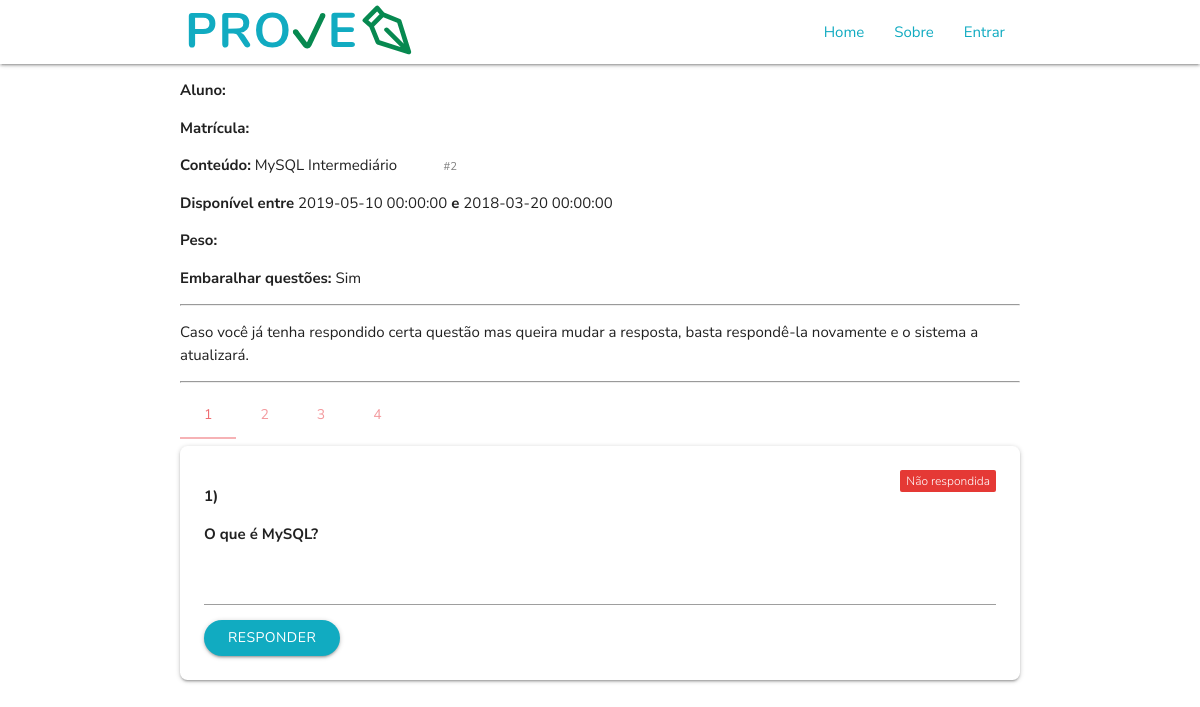
The app's page /avaliacao_responder.php?codigo=2 with its own data.
### tables this page shows
CREATE TABLE IF NOT EXISTS `Avaliacoes` (
  `Codigo_Avaliacao` INT NOT NULL AUTO_INCREMENT,
  `Conteudo` VARCHAR(50) NOT NULL,
  `Disciplina_Codigo_Disciplina` INT NOT NULL,
  `Data_Inicio` DATETIME NOT NULL,
  `Data_Fim` DATETIME NOT NULL,
  `Peso` VARCHAR(5) NULL,
  `Embaralhar` TINYINT NULL,
  PRIMARY KEY (`Codigo_Avaliacao`),
  INDEX `fk_Avaliacoes_Disciplina1_idx` (`Disciplina_Codigo_Disciplina` ASC),
  CONSTRAINT `fk_Avaliacoes_Disciplina1`
    FOREIGN KEY (`Disciplina_Codigo_Disciplina`)
    REFERENCES `Disciplinas` (`Codigo_Disciplina`)
    ON DELETE NO ACTION
    ON UPDATE NO ACTION);

CREATE TABLE IF NOT EXISTS `Questao` (
  `Codigo_Questao` INT NOT NULL AUTO_INCREMENT,
  `Enunciado` VARCHAR(100),
  `Texto` TEXT NULL,
  `Tipo_Codigo` INT NOT NULL,
  PRIMARY KEY (`Codigo_Questao`),
  INDEX `fk_Questao_Tipo1_idx` (`Tipo_Codigo` ASC),
  CONSTRAINT `fk_Questao_Tipo1`
    FOREIGN KEY (`Tipo_Codigo`)
    REFERENCES `Tipo` (`Codigo_Tipo`)
    ON DELETE NO ACTION
    ON UPDATE NO ACTION);

### disciplinas_pdo.php (called while the page is built, shortened)
<?php
function selectPDO_discaval ($codigo, $tabela ) {
	try {
		$sql = 'select d.Codigo_Disciplina as "ID Disciplina", d.Nome as "Disciplina", a.Codigo_Avaliacao as "ID Avaliacao", a.Conteudo, a.Data_Inicio, a.Data_Fim, a.Peso, a.Embaralhar
		 FROM avaliacoes a, disciplinas d
		 WHERE d.Codigo_Disciplina = a.Disciplina_Codigo_Disciplina ';
		if($tabela == 'disciplina') {
			$sql .= ' and d.Codigo_Disciplina = '.$codigo;
		} else if ($tabela == 'avaliacao') {
			$sql .=  'and a.Codigo_Avaliacao = '.$codigo;
		}
		$sql .= " ORDER BY a.Data_Fim";
		$consulta = $GLOBALS['pdo']->query($sql);
		$registros = array();
		for ($i = 0; $linha = $consulta->fetch(PDO::FETCH_ASSOC); $i++) {
			$registros[$i] = array();
			array_push($registros[$i], $linha['ID Disciplina']);
			array_push($registros[$i], $linha['Disciplina']);
			array_push($registros[$i], $linha['ID Avaliacao']);
			array_push($registros[$i], $linha['Conteudo']);
			array_push($registros[$i], $linha['Data_Inicio']);
			array_push($registros[$i], $linha['Data_Fim']);
			array_push($registros[$i], $linha['Peso']);
			array_push($registros[$i], $linha['Embaralhar']);
		}
		return $registros;
	} catch (PDOException $e) {
		echo "Erro: ".$e->getMessage();
	}
}
?>

### avaliacao_funcaoFormulario.php (the view, shortened to what this page needs)
<?php
function gerar_formulario_questoes($cod_avaliacao, $embaralhar, $matricula) {
	$questoes = select_questoes_formulario($cod_avaliacao, $embaralhar);
	echo "<ul class='tabs'>";
	for ($i=0; $i < count($questoes); $i++) {
		$noQuestao = $i+1;
		echo "<li class='tab'><a href='#q".$questoes[$i][0]."'>".$noQuestao."</a></li>";
	}
	echo "</ul>";
	for ($i=0; $i < count($questoes); $i++) {
		$alunoJaRespondeu = alunoJaRespondeu($questoes[$i][0], $questoes[$i][3], $matricula);
		$noQuestao = $i+1;
		echo "<div id='q".$questoes[$i][0]."' class='card-panel'>";
		if($alunoJaRespondeu) {
			echo "<span class='new badge green darken-1' data-badge-caption='Respondida'></span>";
		} else {
			echo "<span class='new badge red darken-1' data-badge-caption='Não respondida'></span>";
		}
			echo "<p><b>".$noQuestao.")</b></p>";
			echo "<p><b>".$questoes[$i][2]."</b></p>";
			echo "<form action='resposta_pdo.php' method='post'>";
				if($questoes[$i][3] == 1) {
					echo "<textarea class='materialize-textarea' name='resposta_q".$questoes[$i][0]."'></textarea>";
				}
				$acao = $questoes[$i][3] == 1 ? 'addResDiscursiva' : 'addResAlternativa';
				echo "<button class='btn waves-effect waves-light' type='submit' name='acao' value='".$acao."'>Responder</button>";
			echo "</form>";
		echo "</div>";
	}
}
function select_questoes_formulario ($cod_avaliacao, $embaralhar) {
	try {
		$sql = " SELECT ";
		$sql .= " Q.Codigo_Questao, Q.Texto, Q.Enunciado, Q.Tipo_Codigo ";
		$sql .= " FROM ".$GLOBALS['tb_questoes']." Q, ".$GLOBALS['tb_avaliacoes']." A, ".$GLOBALS['tb_aval_ques']." QA ";
		$sql .= " WHERE Q.Codigo_Questao = QA.Questoes_Codigo_Questao ";
		$sql .= " AND A.Codigo_Avaliacao = QA.Avaliacoes_Codigo_Avaliacao ";
		$sql .= " AND A.Codigo_Avaliacao = ".$cod_avaliacao." ";
		if($embaralhar) { $sql .= " ORDER BY RAND() "; }
		$consulta = $GLOBALS['pdo']->query($sql);
		$registros = array();
		for ($i = 0; $linha = $consulta->fetch(PDO::FETCH_ASSOC); $i++) {
			$registros[$i] = array();
			array_push($registros[$i], $linha['Codigo_Questao']);
			array_push($registros[$i], $linha['Texto']);
			array_push($registros[$i], $linha['Enunciado']);
			array_push($registros[$i], $linha['Tipo_Codigo']);
		}
		return $registros;
	} catch (PDOException $e) {
		echo "Erro: ".$e->getMessage();
	}
}
function alunoJaRespondeu ($cod_questao, $tipo_questao, $matricula) {
	if ($tipo_questao == 1) {
		$query = "SELECT count(Alunos_Matricula) as 'Respondeu' FROM Discursiva WHERE Alunos_Matricula = '".$matricula."' AND Questao_Codigo = ".$cod_questao;
	} else {
		$query = "SELECT count(RA.Alunos_Matricula) as 'Respondeu' FROM Resposta_Alternativa RA, Alternativa A
		WHERE Alunos_Matricula = '".$matricula."'
		AND RA.Alternativa_Alternativa_Codigo = A.Codigo_Alternativa
		AND A.Questao_Codigo = ".$cod_questao;
	}
	$consulta = $GLOBALS['pdo']->query($query);
		$linha = $consulta->fetch(PDO::FETCH_ASSOC);
		$respondeu = $linha['Respondeu'];
		if ($respondeu > 0) return true;
		else return false;
}
?>

### avaliacao_responder.php (shortened to what this page needs)
<!DOCTYPE html>
<?php
	include 'disciplinas_pdo.php';
	include 'avaliacao_pdo.php';
	include 'funcoes.php';
	include 'avaliacao_funcaoFormulario.php';
	if (isset($_POST['codigo'])) { $codigo = $_POST['codigo']; }
	else if (isset($_GET['codigo'])) { $codigo = $_GET['codigo']; }
	else { $codigo = ''; }
	$registros = selectPDO_discaval($codigo, 'avaliacao');
	if($codigo != '') {
		$cod_avaliacao = $registros[0][2];
		$conteudo = $registros[0][3];
		$data_inicio = $registros[0][4];
		$data_fim = $registros[0][5];
		$peso = $registros[0][6];
		$embaralhar = $registros[0][7];
	} else {
		$title = '';
	}
?>
<html>
<head>
	<link rel="stylesheet" href="https://cdnjs.cloudflare.com/ajax/libs/materialize/1.0.0/css/materialize.min.css">
	<link href="assets/css/login/login.css" type="text/css" rel="stylesheet" media="screen,projection"/>
</head>
<body>
	<header> <?php printHeader(); ?> </header>
	<main>
		<div class="container">
			<div id="info-avaliacao">
			<?php
				echo "<p><b>Aluno:</b> ".$_SESSION['nome']."</p>";
				echo "<p><b>Matrícula:</b> ".$_SESSION['matricula']."</p>";
				$embaralharTxt = $embaralhar == 1 ? 'Sim' : 'Não';
				echo "<p><b>Conteúdo:</b> ".$conteudo."
					&nbsp;&nbsp;&nbsp;&nbsp;&nbsp;&nbsp;&nbsp;&nbsp;&nbsp;&nbsp;
					<small style='color:grey'>#".$cod_avaliacao."</small></p>";
				echo "<p><b>Disponível entre</b> ".$data_inicio." <b>e</b> ".$data_fim."</p>";
				echo "<p><b>Peso: </b>".$peso."</p>";
				echo "<p><b>Embaralhar questões:</b> ".$embaralharTxt."</p>";
			?>
			</div>
			<hr/>
			<div id="info-ao-aluno">
				<p>Caso você já tenha respondido certa questão mas queira mudar a resposta, basta respondê-la novamente e o sistema a atualizará.</p>
			</div>
			<hr/>
			<div id="formulario-questoes">
				<?php
					gerar_formulario_questoes($cod_avaliacao, $embaralhar, $_SESSION['matricula']);
				?>
			</div>
		</div>
	</main>
</body>
</html>

### records on screen
avaliacoes: Conteudo "MySQL Intermediário", Codigo_Avaliacao "2", Data_Inicio "2019-05-10 00:00:00", Data_Fim "2018-03-20 00:00:00", Embaralhar "Sim"
questao: noQuestao "1", Enunciado "O que é MySQL?"
questao: noQuestao "2"
questao: noQuestao "3"
questao: noQuestao "4"
